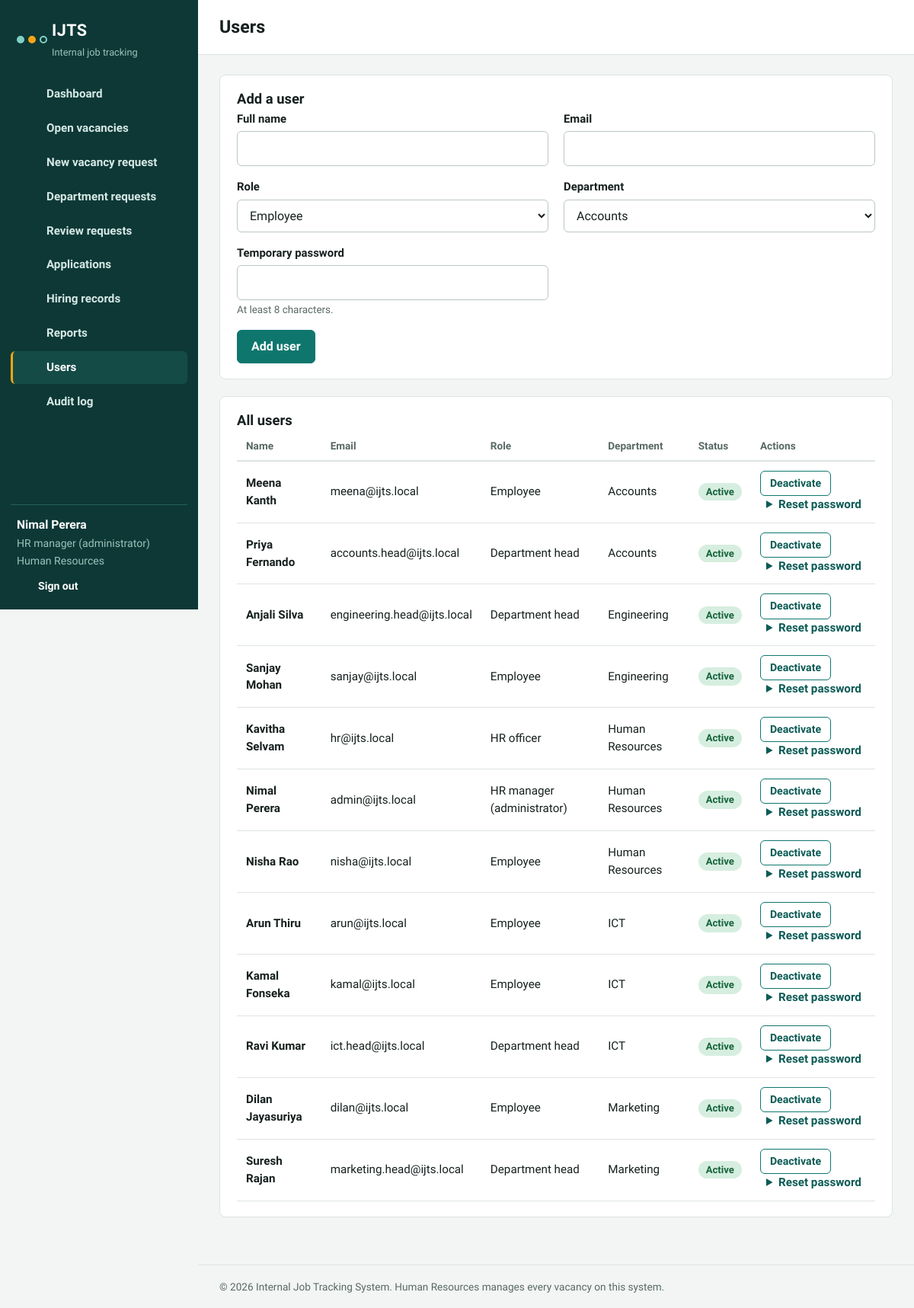
/users.php (signed in), run on the app's committed database.
### tables this page shows
CREATE TABLE users (
  id INT UNSIGNED AUTO_INCREMENT PRIMARY KEY,
  full_name VARCHAR(100) NOT NULL,
  email VARCHAR(120) NOT NULL UNIQUE,
  password_hash VARCHAR(255) NOT NULL,
  role ENUM('admin','hr','manager','employee') NOT NULL DEFAULT 'employee',
  department_id INT UNSIGNED NOT NULL,
  status ENUM('Active','Inactive') NOT NULL DEFAULT 'Active',
  created_at TIMESTAMP DEFAULT CURRENT_TIMESTAMP,
  FOREIGN KEY (department_id) REFERENCES departments(id)
);

CREATE TABLE departments (
  id INT UNSIGNED AUTO_INCREMENT PRIMARY KEY,
  name VARCHAR(80) NOT NULL UNIQUE
);

### includes/db.php (called while the page is built)
<?php
function db() {
    static $pdo = null;
    if ($pdo === null) {
        try {
            $pdo = new PDO(
                'mysql:host=' . DB_HOST . ';dbname=' . DB_NAME . ';charset=utf8mb4',
                DB_USER,
                DB_PASS,
                [
                    PDO::ATTR_ERRMODE => PDO::ERRMODE_EXCEPTION,
                    PDO::ATTR_DEFAULT_FETCH_MODE => PDO::FETCH_ASSOC,
                    PDO::ATTR_EMULATE_PREPARES => false,
                ]
            );
        } catch (PDOException $ex) {
            http_response_code(500);
            die('Cannot connect to the database. Check the settings in config/config.php and make sure you imported database/schema.sql.');
        }
    }
    return $pdo;
}

### users.php (the view, shortened to what this page needs)
<?php
require_once 'includes/functions.php';
require_role(['admin']);
$u = current_user();
$pageTitle = 'Users';
$users = q_all("SELECT u.*, d.name AS dept_name FROM users u JOIN departments d ON d.id = u.department_id ORDER BY d.name, u.full_name");
$depts = q_all("SELECT * FROM departments ORDER BY name");
include 'includes/header.php';
?>
<section class="panel">
  <h2>Add a user</h2>
  <form method="post"><?= csrf_field() ?><input type="hidden" name="action" value="add">
    <div class="form-grid">
      <div class="field"><label for="full_name">Full name</label><input type="text" id="full_name" name="full_name" required></div>
      <div class="field"><label for="email">Email</label><input type="email" id="email" name="email" required></div>
      <div class="field"><label for="role">Role</label><select id="role" name="role"><option value="employee">Employee</option></select></div>
      <div class="field"><label for="department_id">Department</label><select id="department_id" name="department_id"><?php foreach ($depts as $d): ?><option value="<?= (int)$d['id'] ?>"><?= e($d['name']) ?></option><?php endforeach; ?></select></div>
      <div class="field"><label for="password">Temporary password</label><input type="password" id="password" name="password" minlength="8" required><span class="hint">At least 8 characters.</span></div>
    </div>
    <button class="btn" type="submit">Add user</button>
  </form>
</section>
<section class="panel">
  <h2>All users</h2>
  <div class="table-wrap"><table>
    <thead><tr><th>Name</th><th>Email</th><th>Role</th><th>Department</th><th>Status</th><th>Actions</th></tr></thead>
    <tbody><?php foreach ($users as $r): ?>
      <tr>
        <td><strong><?= e($r['full_name']) ?></strong></td><td><?= e($r['email']) ?></td><td><?= e(role_label($r['role'])) ?></td><td><?= e($r['dept_name']) ?></td>
        <td><?= $r['status'] === 'Active' ? '<span class="badge b-selected">Active</span>' : '<span class="badge b-closed">Inactive</span>' ?></td>
        <td>
          <form method="post" style="display:inline"><?= csrf_field() ?><input type="hidden" name="action" value="toggle"><input type="hidden" name="id" value="<?= (int)$r['id'] ?>">
            <button class="btn ghost sm" type="submit" data-confirm="Change the status of this account?"><?= $r['status'] === 'Active' ? 'Deactivate' : 'Activate' ?></button></form>
          <details style="display:inline-block;margin-left:8px"><summary>Reset password</summary>
              </details>
        </td>
      </tr>
    <?php endforeach; ?></tbody>
  </table></div>
</section>
<?php include 'includes/footer.php'; ?>

### includes/header.php (shortened to what this page needs)
<?php
$u = current_user();
$page = basename($_SERVER['PHP_SELF']);
$nav = [];
$nav[] = ['dashboard.php', 'Dashboard', 'dashboard'];
$nav[] = ['vacancies.php', 'Open vacancies', 'briefcase'];
if (in_array($u['role'], ['manager', 'hr', 'admin'], true)) {
    $nav[] = ['request_new.php', 'New vacancy request', 'plus'];
    $nav[] = ['my_requests.php', 'Department requests', 'inbox'];
}
if (is_hr()) {
    $nav[] = ['hr_requests.php', 'Review requests', 'check'];
    $nav[] = ['applications.php', 'Applications', 'file'];
    $nav[] = ['hires.php', 'Hiring records', 'users'];
    $nav[] = ['reports.php', 'Reports', 'chart'];
}
if ($u['role'] === 'admin') {
    $nav[] = ['users.php', 'Users', 'users'];
    $nav[] = ['audit.php', 'Audit log', 'list'];
}
$unread = (int)q_val("SELECT COUNT(*) FROM notifications WHERE user_id = ? AND is_read = 0", [$u['id']]);
?>
<!DOCTYPE html>
<html lang="en">
<head>
<link rel="stylesheet" href="assets/css/style.css">
</head>
<body>
<div class="app">
  <aside class="sidebar" id="sidebar">
    <a class="brand" href="dashboard.php">
      <span class="mark" aria-hidden="true"><i></i><i></i><i></i></span>
      <span class="brand-text"><strong><?= e(APP_NAME) ?></strong><small>Internal job tracking</small></span>
    </a>
    <nav class="nav" aria-label="Main">
      <?php foreach ($nav as $n): ?>
        <a href="<?= e($n[0]) ?>" class="<?= $page === $n[0] ? 'active' : '' ?>"><?= icon($n[2]) ?><span><?= e($n[1]) ?></span></a>
      <?php endforeach; ?>
    </nav>
    <div class="side-user">
      <strong><?= e($u['full_name']) ?></strong>
      <span><?= e(role_label($u['role'])) ?></span>
      <span><?= e($u['dept_name']) ?></span>
      <a href="logout.php" class="logout"><?= icon('logout') ?> Sign out</a>
    </div>
  </aside>
  <div class="main">
    <header class="topbar">
      <h1><?= e($pageTitle ?? 'Dashboard') ?></h1>
      <a class="bell" href="notifications.php" aria-label="Notifications"><?= icon('bell') ?><?php if ($unread > 0): ?><em><?= $unread ?></em><?php endif; ?></a>
    </header>
    <main class="content">

### assets/css/style.css (style rules this page uses)
:root { --ink:#0D3836; --ink-soft:#154B47; --ink-line:#25605A; --ink-text:#D6E8E4; --canvas:#F2F5F4; --surface:#FFFFFF; --text:#16201F; --muted:#586966; --line:#DCE4E1; --primary:#0F766E; --primary-dark:#0B5B55; --accent:#F2A516; --success:#1E7F4F; --danger:#B3363A; --info:#2A5DA8; --warn:#8A5200; --r:8px; --r-sm:6px; --font-head:'Bricolage Grotesque','Segoe UI',system-ui,sans-serif; --font-body:'Source Sans 3','Segoe UI',system-ui,-apple-system,Arial,sans-serif; }
* { box-sizing:border-box }
html { font-size:16px }
body { margin:0;font-family:var(--font-body);color:var(--text);background:var(--canvas);line-height:1.5 }
h1,h2,h3 { font-family:var(--font-head);margin:0;line-height:1.2 }
a { color:var(--primary-dark) }
.app { display:grid;grid-template-columns:260px 1fr;min-height:100vh }
.sidebar { background:var(--ink);color:var(--ink-text);display:flex;flex-direction:column;position:sticky;top:0;height:100vh;padding:20px 14px }
.brand { display:flex;align-items:center;gap:12px;text-decoration:none;color:#fff;padding:4px 8px 22px }
.brand-text strong { display:block;font-family:var(--font-head);font-size:1.35rem;letter-spacing:.02em }
.brand-text small { color:#9CC3BC;font-size:.8rem }
.mark { display:flex;align-items:center;width:34px }
.mark i { width:10px;height:10px;border-radius:50%;border:2px solid #7FD1C5;background:transparent;position:relative;flex:none }
.mark i+i { margin-left:5px }
.mark i:nth-child(1) { background:#7FD1C5 }
.mark i:nth-child(2) { background:var(--accent);border-color:var(--accent) }
.nav { display:flex;flex-direction:column;gap:2px;overflow:auto;flex:1 }
.nav a { display:flex;align-items:center;gap:12px;padding:10px 12px;border-radius:var(--r-sm);color:var(--ink-text);text-decoration:none;font-weight:600;font-size:.95rem;border-left:3px solid transparent }
.nav a.active { background:var(--ink-soft);border-left-color:var(--accent);color:#fff }
.side-user { border-top:1px solid var(--ink-line);padding:14px 8px 0;display:flex;flex-direction:column;gap:2px;font-size:.88rem }
.side-user strong { color:#fff;font-size:.98rem }
.side-user span { color:#9CC3BC }
.logout { display:inline-flex;align-items:center;gap:8px;margin-top:10px;color:#fff;text-decoration:none;font-weight:600 }
.main { display:flex;flex-direction:column;min-width:0 }
.topbar { display:flex;align-items:center;gap:14px;padding:16px 28px;background:var(--surface);border-bottom:1px solid var(--line);position:sticky;top:0;z-index:5 }
.topbar h1 { font-size:1.45rem;flex:1 }
.bell { position:relative;color:var(--text);padding:6px }
.content { padding:26px 28px 40px;max-width:1180px;width:100% }
.panel { background:var(--surface);border:1px solid var(--line);border-radius:var(--r);padding:20px 22px;margin-bottom:22px }
.panel>h2 { font-size:1.15rem;margin-bottom:4px }
.table-wrap { overflow-x:auto }
table { width:100%;border-collapse:collapse;font-size:.95rem }
th { text-align:left;font-weight:600;color:var(--muted);font-size:.85rem;padding:8px 12px;border-bottom:2px solid var(--line);white-space:nowrap }
td { padding:12px;border-bottom:1px solid var(--line);vertical-align:middle }
.badge { display:inline-block;padding:2px 10px;border-radius:12px;font-size:.82rem;font-weight:600;background:#E8EEEC;color:#33423F;white-space:nowrap }
.b-published,.b-selected { background:#D6EEDF;color:#16643C }
.field { margin-bottom:16px }
.field label { display:block;font-weight:600;margin-bottom:5px;font-size:.93rem }
.field .hint { display:block;color:var(--muted);font-size:.84rem;margin-top:3px }
input[type=text],input[type=email],input[type=password],input[type=number],input[type=date],select,textarea { width:100%;padding:10px 12px;border:1px solid #B9C7C3;border-radius:var(--r-sm);font:inherit;background:#fff;color:var(--text) }
.form-grid { display:grid;grid-template-columns:1fr 1fr;gap:0 20px }
.btn { display:inline-flex;align-items:center;justify-content:center;gap:8px;padding:9px 18px;border-radius:var(--r-sm);border:1px solid var(--primary);background:var(--primary);color:#fff;font:inherit;font-weight:600;cursor:pointer;text-decoration:none }
.btn.ghost { background:#fff;color:var(--primary-dark) }
.btn.sm { padding:5px 12px;font-size:.88rem }
details summary { cursor:pointer;color:var(--primary-dark);font-weight:600 }

### data on the page
users: full_name "Nimal Perera", role "HR manager (administrator)", email "admin@ijts.local", department.name "Human Resources", status "Active"
departments: name "Human Resources"
users: full_name "Meena Kanth", email "meena@ijts.local", role "Employee", department.name "Accounts", status "Active"
users: full_name "Priya Fernando", email "accounts.head@ijts.local", role "Department head", department.name "Accounts", status "Active"
users: full_name "Anjali Silva", email "engineering.head@ijts.local", role "Department head", department.name "Engineering", status "Active"
users: full_name "Sanjay Mohan", email "sanjay@ijts.local", role "Employee", department.name "Engineering", status "Active"
users: full_name "Kavitha Selvam", email "hr@ijts.local", role "HR officer", department.name "Human Resources", status "Active"
users: full_name "Nisha Rao", email "nisha@ijts.local", role "Employee", department.name "Human Resources", status "Active"
users: full_name "Arun Thiru", email "arun@ijts.local", role "Employee", department.name "ICT", status "Active"
users: full_name "Kamal Fonseka", email "kamal@ijts.local", role "Employee", department.name "ICT", status "Active"
users: full_name "Ravi Kumar", email "ict.head@ijts.local", role "Department head", department.name "ICT", status "Active"
users: full_name "Dilan Jayasuriya", email "dilan@ijts.local", role "Employee", department.name "Marketing", status "Active"
users: full_name "Suresh Rajan", email "marketing.head@ijts.local", role "Department head", department.name "Marketing", status "Active"

### other printed values
APP_NAME "IJTS"
$n[1] "Dashboard"
$n[1] "Open vacancies"
$n[1] "New vacancy request"
$n[1] "Department requests"
$n[1] "Review requests"
$n[1] "Applications"
$n[1] "Hiring records"
$n[1] "Reports"
$n[1] "Users"
$n[1] "Audit log"
$pageTitle "Users"
APP_FULL_NAME "Internal Job Tracking System"
form field department_id "Accounts"
